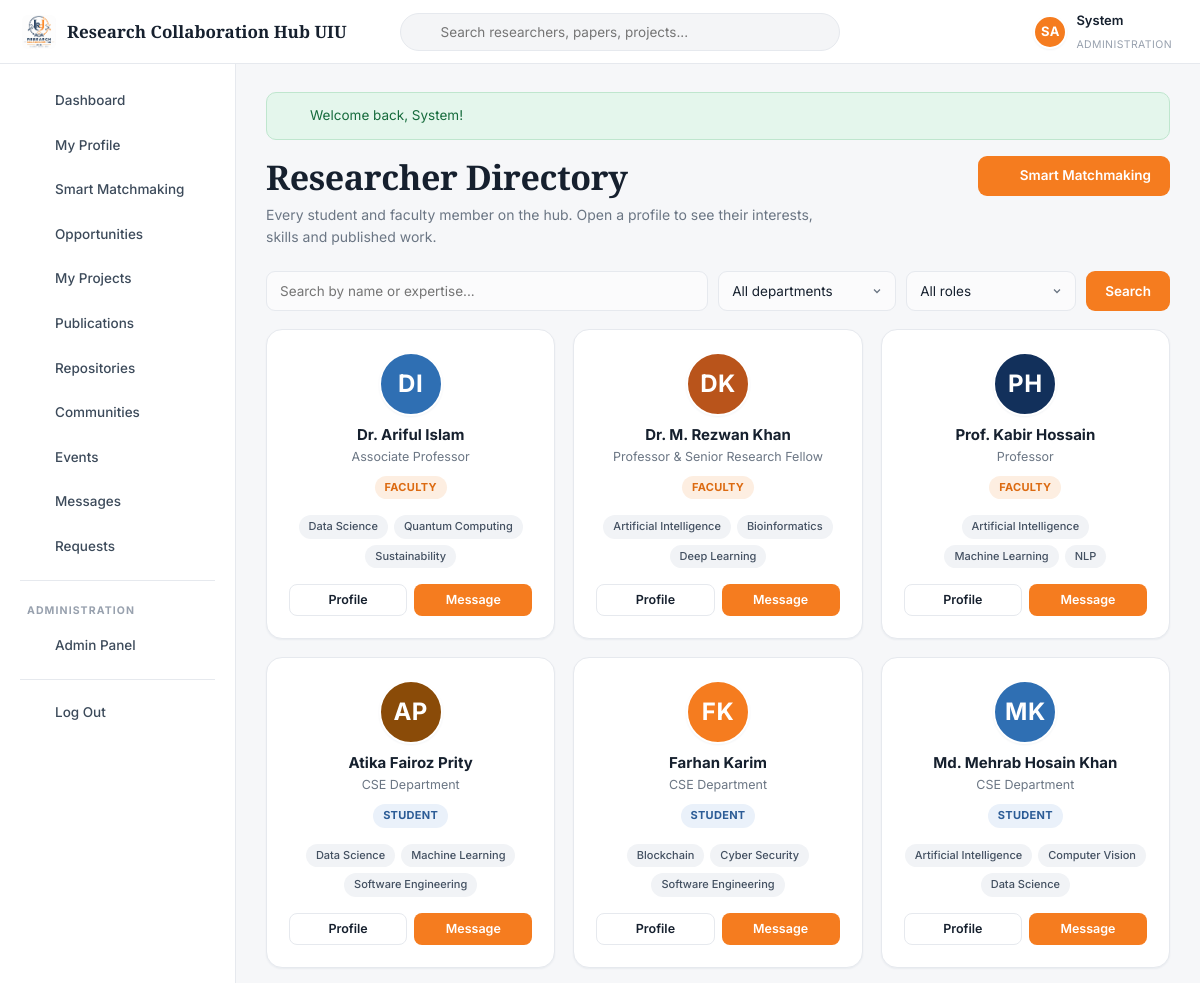
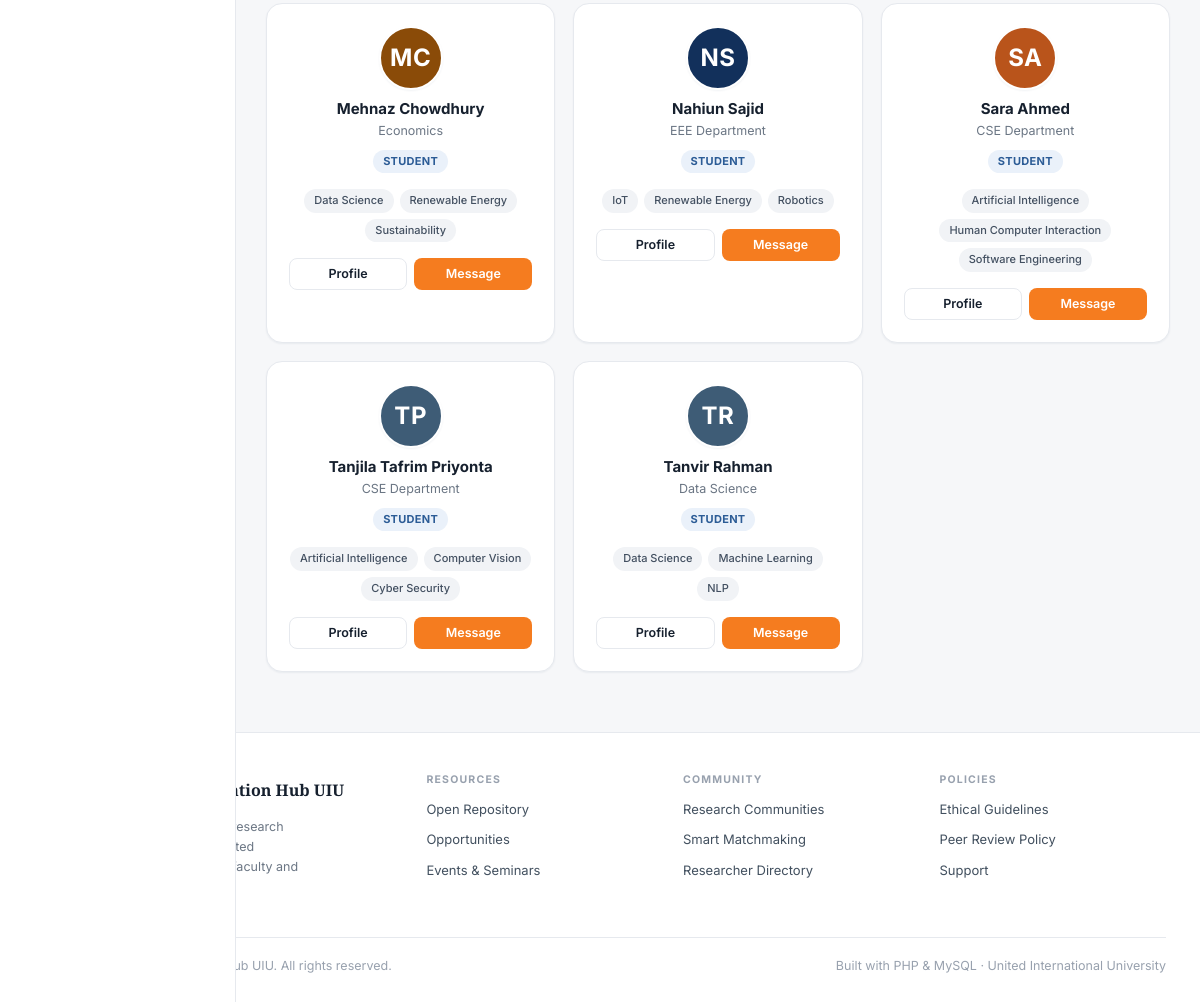
The page /directory.php (signed in) on the database its author committed (2 pictures, top to bottom).
### tables this page shows
CREATE TABLE `users` (
  `id`                INT AUTO_INCREMENT PRIMARY KEY,
  `first_name`        VARCHAR(60)  NOT NULL,
  `last_name`         VARCHAR(60)  NOT NULL,
  `email`             VARCHAR(150) NOT NULL UNIQUE,
  `password`          VARCHAR(255) NOT NULL,
  `role`              ENUM('student','faculty','admin') NOT NULL DEFAULT 'student',
  `researcher_type`   ENUM('student_academic','corporate','gov_ngo','medical','non_researcher') DEFAULT 'student_academic',
  `department`        VARCHAR(100) DEFAULT NULL,
  `university`        VARCHAR(150) DEFAULT 'United International University',
  `designation`       VARCHAR(120) DEFAULT NULL,
  `trimester`         VARCHAR(30)  DEFAULT NULL,
  `student_id`        VARCHAR(30)  DEFAULT NULL,
  `cgpa`              DECIMAL(3,2) DEFAULT NULL,
  `bio`               TEXT         DEFAULT NULL,
  `avatar`            VARCHAR(255) DEFAULT NULL,
  `cover`             VARCHAR(255) DEFAULT NULL,
  `phone`             VARCHAR(40)  DEFAULT NULL,
  `city`              VARCHAR(80)  DEFAULT 'Dhaka',
  `linkedin`          VARCHAR(200) DEFAULT NULL,
  `orcid`             VARCHAR(60)  DEFAULT NULL,
  `website`           VARCHAR(200) DEFAULT NULL,
  `availability`      VARCHAR(60)  DEFAULT NULL,
  `preferred_team`    VARCHAR(40)  DEFAULT NULL,
  `open_to_collab`    TINYINT(1)   NOT NULL DEFAULT 1,
  `status`            ENUM('active','suspended') NOT NULL DEFAULT 'active',
  `created_at`        DATETIME     NOT NULL DEFAULT CURRENT_TIMESTAMP
);

### config/database.php (called while the page is built, shortened)
<?php
function db(): PDO
{
    static $pdo = null;
    if ($pdo instanceof PDO) {
        return $pdo;
    }
    $dsn = 'mysql:host=' . DB_HOST . ';dbname=' . DB_NAME . ';charset=' . DB_CHARSET;
    try {
        $pdo = new PDO($dsn, DB_USER, DB_PASS, [
            PDO::ATTR_ERRMODE            => PDO::ERRMODE_EXCEPTION,
            PDO::ATTR_DEFAULT_FETCH_MODE => PDO::FETCH_ASSOC,
            PDO::ATTR_EMULATE_PREPARES   => false,
        ]);
    } catch (PDOException $e) {
        die(
            '<div style="font-family:system-ui;max-width:640px;margin:80px auto;padding:28px;'
          . 'border:1px solid #e3e6ea;border-radius:12px;background:#fff">'
          . '<h2 style="color:#12305B;margin:0 0 10px">Database connection failed</h2>'
          . '<p style="color:#5b6472;line-height:1.6">PHP could not reach MySQL. Check that:</p>'
          . '<ol style="color:#5b6472;line-height:1.8">'
          . '<li><strong>Apache</strong> and <strong>MySQL</strong> are both running in the XAMPP Control Panel.</li>'
          . '<li>You imported <code>database/rch_uiu.sql</code> in phpMyAdmin.</li>'
          . '<li>The credentials in <code>config/config.php</code> match your MySQL setup.</li>'
          . '</ol>'
          . '<p style="color:#98a1ae;font-size:13px">MySQL says: ' . htmlspecialchars($e->getMessage()) . '</p>'
          . '</div>'
        );
    }
    return $pdo;
}
function q(string $sql, array $params = []): PDOStatement
{
    $stmt = db()->prepare($sql);
    $stmt->execute($params);
    return $stmt;
}
function fetchOne(string $sql, array $params = []): ?array
{
    $row = q($sql, $params)->fetch();
    return $row === false ? null : $row;
}
function fetchAll(string $sql, array $params = []): array
{
    return q($sql, $params)->fetchAll();
}

### directory.php (the view, shortened to what this page needs)
<?php
$me      = currentUser();
$keyword = (string)input('q');
$sql    = 'SELECT * FROM users WHERE status = "active" AND id <> ?';
$params = [$me['id']];
$sql .= ' ORDER BY role = "faculty" DESC, first_name';
$people = fetchAll($sql, $params);
require_once ROOT_PATH . '/includes/header.php';
?>
<div class="page-head">
  <div>
    <h1>Researcher Directory</h1>
    <p class="sub">Every student and faculty member on the hub. Open a profile to see their interests,
      skills and published work.</p>
  </div>
  <a class="btn btn-primary" href="<?= url('matchmaking.php') ?>"><?= icon('sparkle', 15) ?> Smart Matchmaking</a>
</div>
<form class="filterbar" method="get">
  <input class="grow" type="search" name="q" value="<?= e($keyword) ?>" placeholder="Search by name or expertise...">
  <select name="department">
    <option value="">All departments</option>
  </select>
  <select name="role">
    <option value="">All roles</option>
  </select>
  <button class="btn btn-primary" type="submit">Search</button>
</form>
<?php if (!$people): ?>
  <div class="empty"><h3>No researchers found</h3><p>Try a different search term.</p></div>
<?php else: ?>
  <div class="grid grid-3">
    <?php foreach ($people as $p): ?>
      <div class="card card-hover text-center">
        <div style="display:flex;justify-content:center;margin-bottom:10px"><?= avatar($p, 64) ?></div>
        <h4 style="margin-bottom:2px"><?= e(fullName($p)) ?></h4>
        <p class="muted-sm mb-1"><?= e($p['designation'] ?: $p['department']) ?></p>
        <?= roleBadge($p['role']) ?>
        <div class="flex flex-wrap mt-2 mb-2" style="gap:6px;justify-content:center">
          <?php foreach (array_slice(userInterestNames((int)$p['id']), 0, 3) as $i): ?>
            <span class="chip" style="font-size:11px;padding:3px 10px"><?= e($i) ?></span>
          <?php endforeach; ?>
        </div>
        <div class="flex" style="gap:7px">
          <a class="btn btn-outline btn-sm flex-1" href="<?= url('profile.php?id=' . (int)$p['id']) ?>">Profile</a>
          <a class="btn btn-primary btn-sm flex-1" href="<?= url('messages.php?to=' . (int)$p['id']) ?>">Message</a>
        </div>
      </div>
    <?php endforeach; ?>
  </div>
<?php endif; ?>
<?php require_once ROOT_PATH . '/includes/footer.php'; ?>

### includes/header.php (shortened to what this page needs)
<?php
require_once ROOT_PATH . '/includes/icons.php';
$layout    = $layout    ?? (isLoggedIn() ? 'app' : 'public');
$me        = currentUser();
?>
<!DOCTYPE html>
<html lang="en">
<head>
<link rel="stylesheet" href="<?= url('assets/css/style.css') ?>">
</head>
<body class="layout-<?= e($layout) ?>">
<?php if ($layout === 'app'): ?>
<header class="topbar">
  <a class="brand" href="<?= url('dashboard.php') ?>">
    <img src="<?= url('assets/img/logo.jpg') ?>" alt="Logo">
    <span class="brand-name"><?= e(SITE_NAME) ?></span>
  </a>
  <form class="topsearch" action="<?= url('search.php') ?>" method="get" role="search">
    <span class="ico"><?= icon('search', 16) ?></span>
    <input type="search" name="q" placeholder="Search researchers, papers, projects..."
           value="<?= e($_GET['q'] ?? '') ?>">
  </form>
  <div class="topactions">
    <a class="icon-btn" href="<?= url('notifications.php') ?>" title="Notifications">
      <?= icon('bell', 19) ?>
    </a>
    <a class="icon-btn" href="<?= url('messages.php') ?>" title="Messages">
      <?= icon('mail', 19) ?>
    </a>
    <a class="topuser" href="<?= url('profile.php') ?>">
      <?= avatar($me, 34) ?>
      <span>
        <span class="nm"><?= e($me['first_name']) ?></span><br>
        <span class="rl"><?= e($me['department'] ?: ucfirst($me['role'])) ?></span>
      </span>
    </a>
  </div>
</header>
<div class="app">
  <nav class="sidebar" id="sidebar">
    <a href="<?= url('dashboard.php') ?>"     class="<?= isActive('dashboard.php') ? 'active' : '' ?>"><?= icon('dashboard') ?> Dashboard</a>
    <a href="<?= url('profile.php') ?>"       class="<?= isActive('profile.php') || isActive('profile_edit.php') ? 'active' : '' ?>"><?= icon('user') ?> My Profile</a>
    <a href="<?= url('matchmaking.php') ?>"   class="<?= isActive('matchmaking.php') ? 'active' : '' ?>"><?= icon('sparkle') ?> Smart Matchmaking</a>
    <a href="<?= url('opportunities.php') ?>" class="<?= isActive('opportunities.php') || isActive('opportunity.php') ? 'active' : '' ?>"><?= icon('bulb') ?> Opportunities</a>
    <a href="<?= url('projects.php') ?>"      class="<?= isActive('projects.php') || isActive('project.php') || isActive('project_form.php') ? 'active' : '' ?>"><?= icon('folder') ?> My Projects</a>
    <a href="<?= url('publications.php') ?>"  class="<?= isActive('publications.php') || isActive('publication.php') ? 'active' : '' ?>"><?= icon('file') ?> Publications</a>
    <a href="<?= url('repository.php') ?>"    class="<?= isActive('repository.php') ? 'active' : '' ?>"><?= icon('layers') ?> Repositories</a>
    <a href="<?= url('communities.php') ?>"   class="<?= isActive('communities.php') || isActive('community.php') || isActive('post.php') ? 'active' : '' ?>"><?= icon('users') ?> Communities</a>
    <a href="<?= url('events.php') ?>"        class="<?= isActive('events.php') ? 'active' : '' ?>"><?= icon('calendar') ?> Events</a>
    <a href="<?= url('messages.php') ?>"      class="<?= isActive('messages.php') ? 'active' : '' ?>">
      <?= icon('mail') ?> Messages
    </a>
    <a href="<?= url('requests.php') ?>"      class="<?= isActive('requests.php') ? 'active' : '' ?>"><?= icon('user-plus') ?> Requests</a>
    <?php if ($me['role'] === 'admin'): ?>
      <div class="sidebar-sep"></div>
      <div class="sidebar-label">Administration</div>
      <a href="<?= url('admin/index.php') ?>"><?= icon('shield') ?> Admin Panel</a>
    <?php endif; ?>
    <div class="sidebar-sep"></div>
    <a href="<?= url('logout.php') ?>"><?= icon('logout') ?> Log Out</a>
  </nav>
  <main class="app-main">
    <?php foreach (getFlashes() as $f): ?>
      <div class="alert alert-<?= e($f['type']) ?>"><?= icon($f['type'] === 'success' ? 'check-circle' : 'help', 17) ?><span><?= e($f['message']) ?></span></div>
    <?php endforeach; ?>
<?php endif; ?>

### includes/functions.php (shortened to what this page needs)
<?php
function e($value): string
{
    return htmlspecialchars((string)$value, ENT_QUOTES, 'UTF-8');
}
function url(string $path = ''): string
{
    return BASE_URL . ltrim($path, '/');
}
function getFlashes(): array
{
    $f = $_SESSION['flash'] ?? [];
    return $f;
}
function isLoggedIn(): bool
{
    return !empty($_SESSION['user_id']);
}
function currentUser(): ?array
{
    static $user = null;
    static $loaded = false;
    if ($loaded) { return $user; }
    $loaded = true;
    $user = fetchOne('SELECT * FROM users WHERE id = ? AND status = "active"', [$_SESSION['user_id']]);
    return $user;
}
function fullName(array $user): string
{
    return trim($user['first_name'] . ' ' . $user['last_name']);
}
function initials(array $user): string
{
    return strtoupper(substr($user['first_name'], 0, 1) . substr($user['last_name'], 0, 1));
}
function avatarUrl(?array $user): string
{
    return '';
}
function avatar(?array $user, int $size = 40, string $extraClass = ''): string
{
    $src = avatarUrl($user);
    $style = 'width:' . $size . 'px;height:' . $size . 'px;';
    $palette = ['#12305B', '#F57C1F', '#2F6FB3', '#B9541B', '#3E5C76', '#8A4B08'];
    $bg      = $palette[((int)$user['id']) % count($palette)];
    $font    = max(10, (int)round($size * 0.38));
    return '<span class="avatar avatar-initials ' . e($extraClass) . '" style="' . $style
         . 'background:' . $bg . ';font-size:' . $font . 'px" title="' . e(fullName($user)) . '">'
         . e(initials($user)) . '</span>';
}
function roleBadge(string $role): string
{
    $map = ['student' => 'Student', 'faculty' => 'Faculty', 'admin' => 'Admin'];
    return '<span class="badge badge-' . e($role) . '">' . e($map[$role] ?? $role) . '</span>';
}
function userInterestNames(int $uid): array
{
    return array_column(fetchAll(
        'SELECT i.name FROM interests i
         JOIN user_interests ui ON ui.interest_id = i.id
         WHERE ui.user_id = ? ORDER BY i.name', [$uid]), 'name');
}
function input(string $key, $default = '')
{
    $v = $_POST[$key] ?? $_GET[$key] ?? $default;
    return is_string($v) ? trim($v) : $v;
}
function isActive(string $page): bool
{
    return basename($_SERVER['PHP_SELF']) === $page;
}

### rows shown on the page
users: initials($user) "SA", first_name "System", department "ADMINISTRATION"
users: initials($user) "DI", fullName($p) "Dr. Ariful Islam", designation "Associate Professor", role "FACULTY", i "Data Science", i "Quantum Computing", i "Sustainability"
users: initials($user) "DK", fullName($p) "Dr. M. Rezwan Khan", designation "Professor & Senior Research Fellow", role "FACULTY", i "Artificial Intelligence", i "Bioinformatics", i "Deep Learning"
users: initials($user) "PH", fullName($p) "Prof. Kabir Hossain", designation "Professor", role "FACULTY", i "Artificial Intelligence", i "Machine Learning", i "NLP"
users: initials($user) "AP", fullName($p) "Atika Fairoz Prity", department "CSE Department", role "STUDENT", i "Data Science", i "Machine Learning", i "Software Engineering"
users: initials($user) "FK", fullName($p) "Farhan Karim", department "CSE Department", role "STUDENT", i "Blockchain", i "Cyber Security", i "Software Engineering"
users: initials($user) "MK", fullName($p) "Md. Mehrab Hosain Khan", department "CSE Department", role "STUDENT", i "Artificial Intelligence", i "Computer Vision", i "Data Science"
users: initials($user) "MC", fullName($p) "Mehnaz Chowdhury", department "Economics", role "STUDENT", i "Data Science", i "Renewable Energy", i "Sustainability"
users: initials($user) "NS", fullName($p) "Nahiun Sajid", department "EEE Department", role "STUDENT", i "IoT", i "Renewable Energy", i "Robotics"
users: initials($user) "SA", fullName($p) "Sara Ahmed", department "CSE Department", role "STUDENT", i "Artificial Intelligence", i "Human Computer Interaction", i "Software Engineering"
users: initials($user) "TP", fullName($p) "Tanjila Tafrim Priyonta", department "CSE Department", role "STUDENT", i "Artificial Intelligence", i "Computer Vision", i "Cyber Security"
users: initials($user) "TR", fullName($p) "Tanvir Rahman", department "Data Science", role "STUDENT", i "Data Science", i "Machine Learning", i "NLP"

### other values the page prints
SITE_NAME "Research Collaboration Hub UIU"
$f['message'] "Welcome back, System!"
